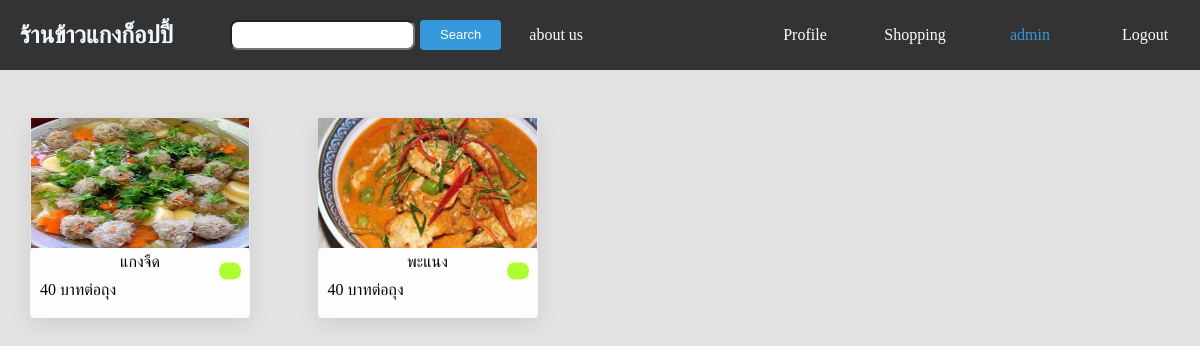
The app's page / (signed in) with its own data.
### app/models.py (models this page shows, shortened)
class Food(models.Model):
    name = models.CharField(max_length=100)
    price = models.IntegerField(default=0)
    unit = models.CharField(max_length=100,default='บาทต่อถุง')
    score = models.FloatField(default=0,blank=True,null=True)
    quantity_review = models.IntegerField(default=0,blank=True,null=True)
    quantity_sale = models.IntegerField(default=0)
    image = models.ImageField(upload_to='media/image/',blank=True,null=True)
    options = models.CharField(max_length=20, choices=(
        ('notchoose', 'ไม่ได้เลือก'),
        ('onsale', 'วางขาย'),
        ('soldout', 'ขายหมดแล้ว'),
    ), default='notchoose')

### app/views.py (the view)
# urls.py: path('',home, name='home'),
def home(req):
    key = check()
    food = Food.objects.all()
    context ={
        'food':food,
    }
    return render(req,'app/home.html',context)

### app/clear_session.py (called while the page is built)
def check():
    all_sessions = Session.objects.all()
    for session in all_sessions:
        session_data = session.get_decoded()
        print(f"Session Key: {session.session_key}, Data: {session_data}")
    return session.session_key

### app/templates/app/home.html (shortened to what this page needs)
<!DOCTYPE html>
<html lang="en">
<head>
</head>
<body>
        {% include 'app/navbar.html' %}
        <div class="container-area">
            {%for f in food %}
                {%if f.options != 'notchoose'%}
                <div class="listitem">
                    <a href="/foodview/{{f.id}}/">
                        <div class="boxlistfood">
                            {%if f.image %}
                            <div class="image-food">
                                <img src="{{f.image.url}}" alt="food-image">
                            </div>
                            {%endif%}
                            <div class="box-detail">
                                <div class="overlay">
                                    {%if f.options == 'onsale' %}
                                    <div class="status-sale-green"></div>
                                    {%endif%}
                                </div>
                                <div class="name">{{f.name}}</div>
                                <div class="detail_food">
                                    <div class="food-price">{{f.price}} {{f.unit}}</div>
                                </div>
                            </div>
                        </div>
                    </a>
                </div>
                {%endif%}
            {%endfor%}
            </div>
</body>
</html>

### app/templates/app/navbar.html (shortened to what this page needs)
<header>
    <nav class="navbar">
        <div class="leftitem">
            <div class="logoitem">
                <h1 class="res_name"><a href="{%url 'home'%}">ร้านข้าวแกงก็อปปี้</a></h1>
            </div>
            <div class="search-btn-about">
                <form class="search" method="post" action="/search/">
                    <div class="searchbar">
                        <input class="search-box" type="search" aria-label="Search" name="text-search">
                        <button type="submit">Search</button>
                    </div>
                </form>
                <a class="about-us" href="/about_us/">about us</a>
            </div>
        </div>
        <div class="rightitem">
            <div class="box-profile">
                <a class="profile" href="/profile/{{user.username}}/">Profile</a>
            </div>
            <div class="create_cart">
                <a class="cart" href="/create_cart/">Shopping</a>
            </div>
            <ul class="box-login">
                {% if user.is_authenticated %}
                <span class="username-btn">{{ user.username }}</span>
                <a class="logout-btn"
                href="{% url 'logout' %}">Logout</a>
                {% else %}
                <a class="login-btn" href="{% url 'line' %}">Login</a>
                {% endif %}
            </ul>
        </div>
    </nav>
</header>

### app/templates/app/home.html (style rules this page uses)
body { background-color: #E3E3E3; }
.container-area { display: grid; padding: 0.5rem; margin: 0.5rem; grid-template-columns: repeat(4,1fr); grid-gap: 10px; width: 1140px; margin: 0 auto; margin-top: 20px; }
.boxlistfood { margin-top: 20px; width: 220px; height: 200px; box-shadow: transparent 0 0 0 3px,rgba(18, 18, 18, .1) 0 6px 20px; }
.boxlistfood div { text-align: center; margin-bottom: 10px; }
.listitem a { text-decoration: none; color: black; }
.image-food { width: 100% ; border-radius: 1rem; height: 110px; margin-bottom: 20px; }
.image-food img { height: 130px; width: 99.5%; }
.detail_food { display: flex; justify-content: space-between; margin-left: 10px; margin-bottom: 0; }
.name { margin-top: 5px; margin-bottom: 0; }
.box-detail { display: flex; flex-direction: column; border-radius: 0.3rem; height: 70px; position: relative; margin-top: 20px; background-color: #FDFDFD; }
.overlay { position: absolute; top: 30px; left: 200px; transform: translate(-50%, -50%); padding: 10px; border-radius: 5px; width: 30px; }
.status-sale-green { background-color: greenyellow; display: inline-block; padding: 6px; width: 10px; height: 5px; border-radius: 0.5rem; }

### app/templates/app/navbar.html (style rules this page uses)
body { margin: 0; padding: 0; }
.navbar { display: flex; height: 70px; background-color: #333; justify-content: space-between; align-items: center; }
ul { display: flex; list-style: none; }
ul li a,.login-btn,.logout-btn { color: aliceblue; text-decoration: none; }
.leftitem { display: flex; width: 700px; }
.logoitem { margin-left: 20px; display: flex; width: 200px; margin-right: 10px; }
.search-btn-about { display: flex; align-items: center; justify-content: space-between; }
div h1 a { color: aliceblue; text-decoration: none; list-style: none; }
.searchbar { display: flex; align-items: center; }
.search-box { border-radius: 0.5rem; height: 30px; }
.search button { padding: 8px 20px; border-radius: 4px; border: none; cursor: pointer; background-color: #3498db; color: #fff; height: 30px; margin-left: 5px; font-size: small; line-height: 10px; }
.leftitem form { display: flex; align-items: center; }
.rightitem { display: flex; width: 250px; margin-right: 200px; }
.box-profile,.create_cart { display: flex; align-items: center; }
.username-btn { display: flex; align-items: center; margin-right: 20px; color: #3498db; width: 60px; }
.about-us,.profile,.login-btn,.logout-btn,.cart { display: flex; align-items: center; justify-content: center; border-radius: 4px; background-color: #333; border: none; color: #FFFFFF; text-align: center; padding: 15px; width: 70px; height: 3px; margin: 5px; text-decoration: none; }

### records on screen
Food: image (picture), options "onsale" (drawn), name "แกงจืด", price "40", unit "บาทต่อถุง"
Food: image (placeholder picture), options "onsale" (drawn), name "พะแนง", price "40", unit "บาทต่อถุง"

### other values on screen
{{ user.username }} "admin"
